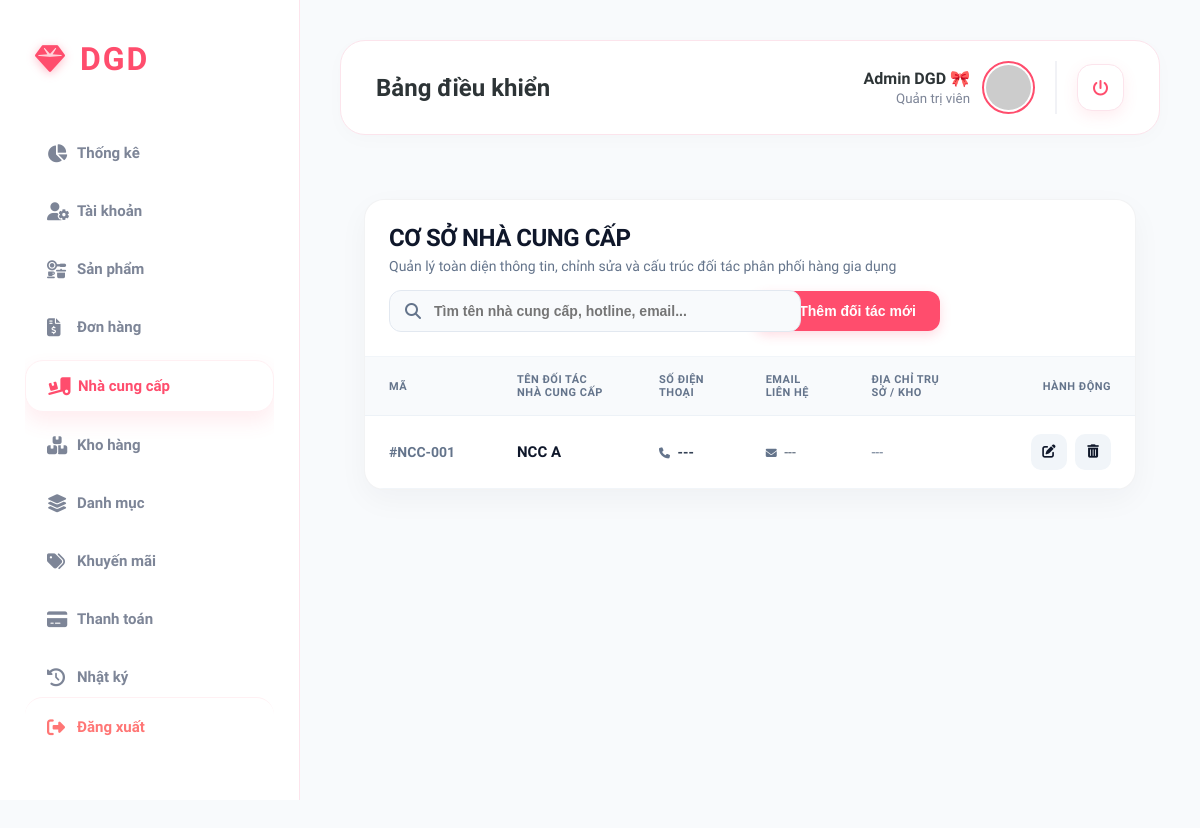
The page /admin/suppliers on the database as committed earlier.
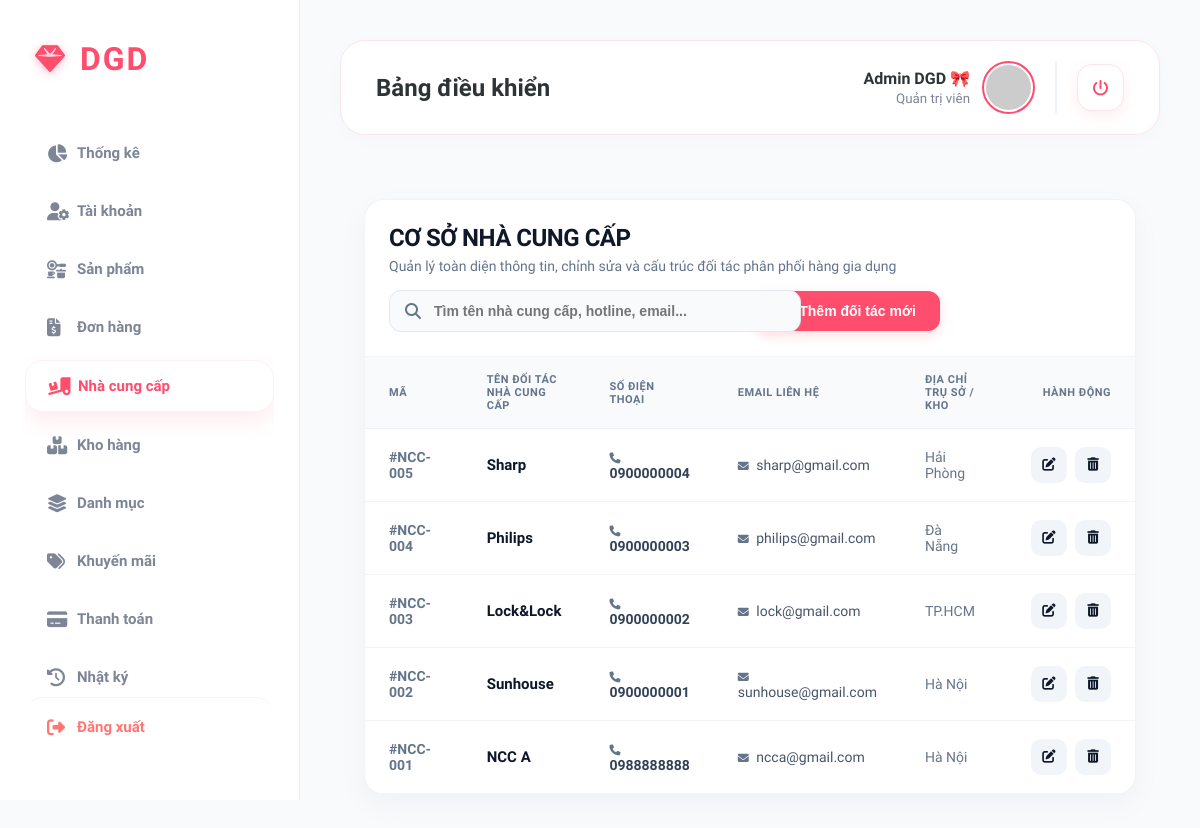
The same page on the database as committed later.
### tables this page shows
CREATE TABLE nha_cung_cap (
    id INTEGER PRIMARY KEY AUTOINCREMENT,
    tenNhaCungCap TEXT NOT NULL,
    soDienThoai TEXT,
    email TEXT,
    diaChi TEXT
);

### main.py (the view)
@app.route("/admin/suppliers")
def route_suppliers():
    return list_suppliers()

### controllers/supplier_controller.py (called while the page is built)
def list_suppliers():
    suppliers = get_all_suppliers_db()
    return render_template("admin/suppliers.html", suppliers=suppliers)

### models/supplier_model.py (called while the page is built)
def get_db_connection():
    conn = sqlite3.connect(DB_PATH)
    conn.row_factory = sqlite3.Row
    return conn

def get_all_suppliers_db():
    conn = get_db_connection()
    suppliers = conn.execute("SELECT * FROM nha_cung_cap ORDER BY id DESC").fetchall()
    conn.close()
    return suppliers

### templates/admin/suppliers.html (shortened to what this page needs)
{% extends "admin/layout.html" %}
{% block content %}
<link rel="stylesheet" href="https://cdnjs.cloudflare.com/ajax/libs/font-awesome/6.4.0/css/all.min.css">
<div class="supplier-container">
    <div class="main-card">
        <div class="card-header">
            <div class="header-left">
                <h2>CƠ SỞ NHÀ CUNG CẤP</h2>
                <p>Quản lý toàn diện thông tin, chỉnh sửa và cấu trúc đối tác phân phối hàng gia dụng</p>
            </div>
            <div style="display: flex; gap: 16px; align-items: center;">
                <div class="search-wrapper">
                    <i class="fa-solid fa-magnifying-glass"></i>
                    <input type="text" id="supplierSearch" class="search-box" placeholder="Tìm tên nhà cung cấp, hotline, email...">
                </div>
                <button class="btn-pink" onclick="openAddModal()">
                     Thêm đối tác mới
                </button>
            </div>
        </div>
        <div style="overflow-x: auto;">
            <table class="lux-table">
                <thead>
                    <tr>
                        <th style="width: 80px;">Mã</th>
                        <th>Tên đối tác nhà cung cấp</th>
                        <th>Số điện thoại</th>
                        <th>Email liên hệ</th>
                        <th>Địa chỉ trụ sở / Kho</th>
                        <th style="text-align: right; width: 120px;">Hành động</th>
                    </tr>
                </thead>
                <tbody id="supplierTableBody">
                    {% for s in suppliers %}
                    <tr class="supplier-row">
                        <td><b style="color: var(--lux-slate);">#NCC-{{ "%03d" % s.id }}</b></td>
                        <td><b style="color: var(--lux-navy); font-weight: 700; font-size: 15px;">{{ s.tenNhaCungCap }}</b></td>
                        <td><span style="font-weight: 600; color: #334155;"><i class="fa-solid fa-phone" style="font-size: 11px; color: var(--lux-slate); margin-right: 4px;"></i> {{ s.soDienThoai if s.soDienThoai else '---' }}</span></td>
                        <td><span style="font-weight: 500; color: #475569;"><i class="fa-solid fa-envelope" style="font-size: 11px; color: var(--lux-slate); margin-right: 4px;"></i> {{ s.email if s.email else '---' }}</span></td>
                        <td><span style="color: var(--lux-slate); font-weight: 500;">{{ s.diaChi if s.diaChi else '---' }}</span></td>
                        <td>
                            <div class="actions-group">
                                <button class="actions-btn edit" title="Chỉnh sửa thông tin"
                                        onclick="openEditModal('{{ s.id }}', '{{ s.tenNhaCungCap }}', '{{ s.soDienThoai }}', '{{ s.email }}', '{{ s.diaChi }}')">
                                    <i class="fa-solid fa-pen-to-square"></i>
                                </button>
                                <button class="actions-btn delete" title="Xóa đối tác này"
                                        onclick="confirmDelete('{{ s.id }}', '{{ s.tenNhaCungCap }}')">
                                    <i class="fa-solid fa-trash-can"></i>
                                </button>
                            </div>
                        </td>
                    </tr>
                    {% endfor %}
                </tbody>
            </table>
        </div>
    </div>
</div>
{% endblock %}

### templates/admin/layout.html (shortened to what this page needs)
<!DOCTYPE html>
<html lang="vi">
<head>
    <link rel="stylesheet" href="https://cdnjs.cloudflare.com/ajax/libs/font-awesome/6.5.1/css/all.min.css">
    <link rel="stylesheet" href="https://cdnjs.cloudflare.com/ajax/libs/animate.css/4.1.1/animate.min.css">
</head>
<body>
    <aside class="sidebar">
        <div class="brand">
            <i class="fa-solid fa-gem"></i>
            <span>DGD</span>
        </div>
        <nav class="nav-menu">
            <a href="/admin" class="nav-item {% if request.path == '/admin' %}active{% endif %}">
                <i class="fa-solid fa-chart-pie"></i><span>Thống kê</span>
            </a>
            <a href="/admin/account" class="nav-item {% if '/admin/account' in request.path %}active{% endif %}">
                <i class="fa-solid fa-user-gear"></i><span>Tài khoản</span>
            </a>
            <a href="/admin/products" class="nav-item {% if '/admin/products' in request.path %}active{% endif %}">
                <i class="fa-solid fa-kitchen-set"></i><span>Sản phẩm</span>
            </a>
            <a href="/admin/orders" class="nav-item {% if '/admin/orders' in request.path %}active{% endif %}">
                <i class="fa-solid fa-file-invoice-dollar"></i><span>Đơn hàng</span>
            </a>
            <a href="/admin/suppliers" class="nav-item {% if '/admin/suppliers' in request.path %}active{% endif %}">
                <i class="fa-solid fa-truck-ramp-box"></i><span>Nhà cung cấp</span>
            </a>
            <a href="/admin/warehouse" class="nav-item {% if '/admin/warehouse' in request.path %}active{% endif %}">
                <i class="fa-solid fa-boxes-stacked"></i><span>Kho hàng</span>
            </a>
            <a href="/admin/categories" class="nav-item {% if '/admin/categories' in request.path %}active{% endif %}">
                <i class="fa-solid fa-layer-group"></i><span>Danh mục</span>
            </a>
            <a href="/admin/promotions" class="nav-item {% if '/admin/promotions' in request.path %}active{% endif %}">
                <i class="fa-solid fa-tags"></i><span>Khuyến mãi</span>
            </a>
            <a href="/admin/payments" class="nav-item {% if '/admin/payments' in request.path %}active{% endif %}">
                <i class="fa-solid fa-credit-card"></i><span>Thanh toán</span>
            </a>
            <a href="/admin/logs" class="nav-item {% if '/admin/logs' in request.path %}active{% endif %}">
                <i class="fa-solid fa-clock-rotate-left"></i><span>Nhật ký</span>
            </a>
        </nav>
        <div class="sidebar-footer">
            <a href="/logout" class="nav-item logout-sidebar">
                <i class="fa-solid fa-right-from-bracket"></i><span>Đăng xuất</span>
            </a>
        </div>
    </aside>
    <main class="main">
        <header class="header-box">
            <div class="header-left">
                {% block header_title %}<h1>Bảng điều khiển</h1>{% endblock %}
            </div>
            <div class="header-right" style="display: flex; align-items: center; gap: 20px;">
                <div class="user-profile">
                    <div style="text-align: right;">
                        <span style="display:block; font-weight:700; color: var(--text-main);">Admin DGD 🎀</span>
                        <small style="color:var(--text-sub);">Quản trị viên</small>
                    </div>
                    <img src="https://i.pravatar.cc/100?img=47" alt="Avatar">
                </div>
                <a href="/logout" class="btn-logout-top" title="Đăng xuất">
                    <i class="fa-solid fa-power-off"></i>
                </a>
            </div>
        </header>
        <div class="content-body">
            {% block content %}{% endblock %}
        </div>
    </main>
</body>
</html>

### templates/admin/layout.html (style rules this page uses)
:root { --pink-bright: #ff4d6d; --pink-soft: #fff0f3; --pink-gradient: linear-gradient(135deg, #ff4d6d 0%, #ff85a1 100%); --sidebar-bg: #ffffff; --shadow-glow: 0 10px 30px rgba(255, 77, 109, 0.2); --text-main: #2d3436; --text-sub: #7d8597; }
body { margin: 0; font-family: 'Plus Jakarta Sans', sans-serif; background-color: #fffafa; display: flex; min-height: 100vh; }
.sidebar { width: 300px; background: var(--sidebar-bg); border-right: 1px solid #fce4ec; padding: 40px 25px; position: fixed; height: 100vh; box-sizing: border-box; display: flex; flex-direction: column; z-index: 100; }
.brand { display: flex; align-items: center; gap: 15px; margin-bottom: 50px; padding-left: 10px; }
.brand i { color: var(--pink-bright); font-size: 30px; filter: drop-shadow(0 2px 5px rgba(255,77,109,0.4)); }
.brand span { font-size: 32px; font-weight: 800; color: var(--pink-bright); letter-spacing: 2px; }
.nav-menu { flex: 1; list-style: none; padding: 0; margin: 0; overflow-y: auto; }
.nav-item { display: flex; align-items: center; padding: 16px 22px; color: var(--text-sub); text-decoration: none; border-radius: 18px; margin-bottom: 8px; transition: 0.3s all ease; font-size: 15px; font-weight: 600; }
.nav-item i { width: 30px; font-size: 18px; }
.nav-item:hover, .nav-item.active { background: var(--pink-soft); color: var(--pink-bright); }
.nav-item.active { background: white; box-shadow: 0 10px 20px rgba(255, 77, 109, 0.1); border: 1px solid var(--pink-soft); }
.logout-sidebar { margin-top: auto; color: #ff7675 !important; border-top: 1px solid #fff0f3; padding-top: 20px; }
.main { margin-left: 300px; flex: 1; padding: 40px; box-sizing: border-box; }
.header-box { background: white; padding: 20px 35px; border-radius: 25px; box-shadow: 0 5px 20px rgba(0,0,0,0.02); margin-bottom: 40px; display: flex; justify-content: space-between; align-items: center; border: 1px solid #fce4ec; }
.header-left h1 { margin: 0; font-size: 24px; font-weight: 800; color: var(--text-main); }
.user-profile { display: flex; align-items: center; gap: 12px; border-right: 2px solid #f1f2f6; padding-right: 20px; }
.user-profile img { width: 45px; height: 45px; border-radius: 50%; border: 2px solid var(--pink-bright); padding: 2px; }
.btn-logout-top { width: 45px; height: 45px; display: flex; align-items: center; justify-content: center; background: white; color: var(--pink-bright); border-radius: 15px; text-decoration: none; box-shadow: 0 5px 15px rgba(255, 77, 109, 0.1); border: 1px solid #fce4ec; transition: 0.4s; }
.content-body { width: 100%; animation: fadeIn 0.5s ease; }

Rows that differ between the two databases and show on the page:
added nha_cung_cap: id "005", tenNhaCungCap "Sharp", soDienThoai "0900000004", email "sharp@gmail.com", diaChi "Hải Phòng"
added nha_cung_cap: id "004", tenNhaCungCap "Philips", soDienThoai "0900000003", email "philips@gmail.com", diaChi "Đà Nẵng"
added nha_cung_cap: id "003", tenNhaCungCap "Lock&Lock", soDienThoai "0900000002", email "lock@gmail.com", diaChi "TP.HCM"
added nha_cung_cap: id "002", tenNhaCungCap "Sunhouse", soDienThoai "0900000001", email "sunhouse@gmail.com", diaChi "Hà Nội"
changed nha_cung_cap "NCC A": soDienThoai "---" → "0988888888"; email "---" → "ncca@gmail.com"; diaChi "---" → "Hà Nội"
